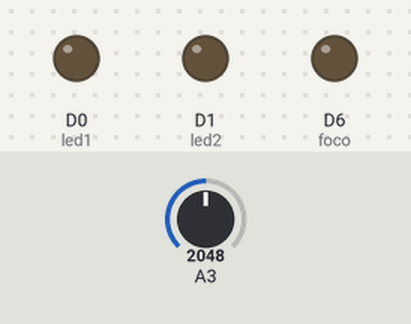
The sketch below on a simulated Particle Photon. On the bench: output pins drawn as LEDs (lit = HIGH). The inputs (shaded band) are chosen by the test bench; at power-on: A3 = 2048.

Above: at 1.8 s.
1.9 s: A3 set to 327
3.4 s: A3 set to 286
At 4.76 s:
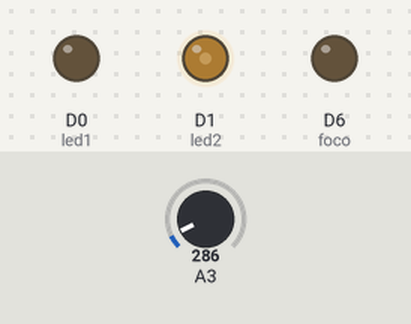
6.9 s: A3 set to 0
At 9.9 s:
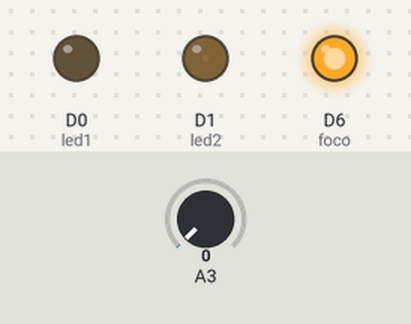
11.0 s: A3 set to 296
At 13.16 s:
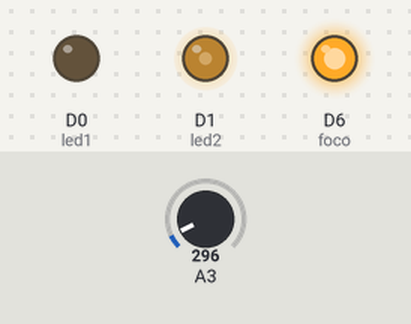
15.1 s: A3 set to 491
At 15.26 s:
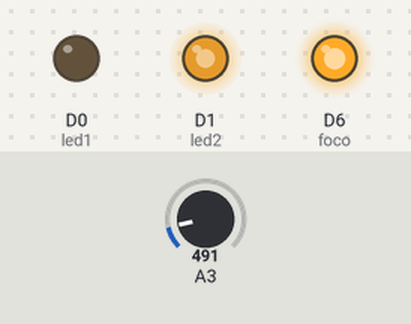
Timing chart, 0 to 19.6 s (numbered marks = the images above; inputs shaded):
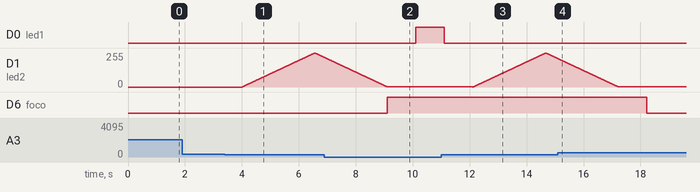

Measured:
- the behaviour switches between 311 and 310 on A3 (found by bisection; images 0 and 1)
- after the input at 1.9 s, every drawn part: stays the same
- after the input at 3.4 s, D1 (led2): rises from 0/255 to 255/255 in 2.5 s, then falls to 222/255 in 0.34 s
- after the input at 6.9 s, D0 (led1): LOW → HIGH after 3.2 s; D1 (led2): goes on until 9.1 s, then stays 1/255
- after the input at 11.0 s, D0 (led1): goes on until 11.1 s, then stays LOW
- after the input at 15.1 s, D1 (led2): goes on until 17.2 s, then stays 1/255; D6 (foco): HIGH → LOW after 3.1 s

The sketch:

Examen2.ino
```cpp
/*
 * Project Examen 2
 * Description: Quiz #2
 * Author: Javier Sánchez
 * Date: Noviembre 18, 2020.
 */
double lectura = 0; // Se declara una variable lectura inicializándola en 0
double voltaje = 0; // Se declara una variable voltaje inicializándola en 0
double mVolts = 0;  // Se declara una variable mVolts inicializándola en 0
double gradosC = 0; // Se declara una variable gradosC inicializándola en 0
void setup()
{
    pinMode(A3, INPUT);
    Particle.variable("gradosC", &gradosC, DOUBLE); // Se declara gradosC como una variable accesible desde la nube
    pinMode(D0, OUTPUT); // led1
    pinMode(D1, OUTPUT); // led2
    pinMode(D6, OUTPUT); // foco
}

void loop()
{
    lectura = analogRead(A3);           // Se realiza la lectura desde la entrada A3
    voltaje = (lectura * 3.3) / 4095.0; // Se convierte la lectura en voltaje
    mVolts = voltaje * 1000.0;          // Se convierte el voltaje en milivolts
    gradosC = (mVolts * 1.0) / 10.0;    // Se convierten los milivolts en grados celsius

    // temperatura ambiente menor o igual a 17°
    // parpadear el led conectado a D0
    if(gradosC <= 17){
        digitalWrite(D0, HIGH);
        delay(1000);
        digitalWrite(D0,LOW);
        delay(1000);
        digitalWrite(D6, HIGH);
    }


    // temperatura entre 17° y 25°
    // PWM el led en D1
    if(gradosC > 17 &&  gradosC <= 25){
        for(int i = 0; i<256; i++){
            analogWrite(D1, i);
            delay(10);
        }
        for(int i = 255; i>0; i--){
            analogWrite(D1,i);
            delay(10);
        }
        digitalWrite(D6, HIGH);
        delay(1000);
    }

    // temperatura mayor a 25°
    // encender foco
    if(gradosC > 25 ){
        digitalWrite(D6, LOW);
        delay(1000);
    }
}
```
